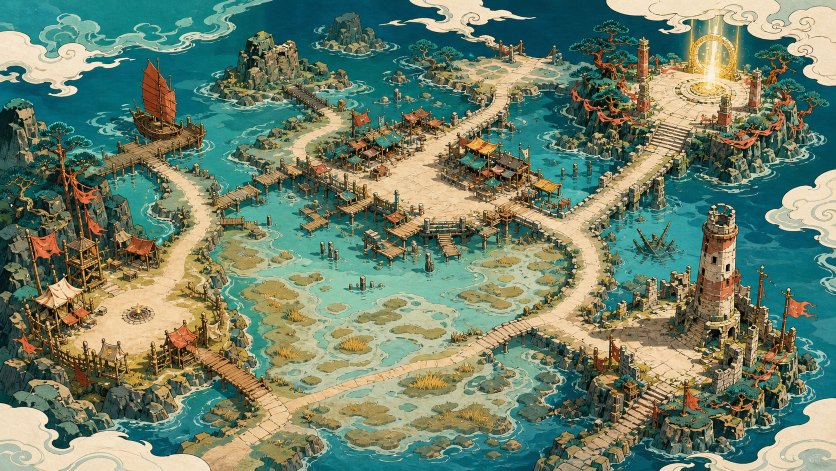
#> input picture art-source/v5/stage-01-map-master.png, 1672 x 941 px (shown at 1/2 size)
$ python build-world-tiles.py
#> lines starting #> are read from the running program, lines starting #| are printed output that depends on the picture
#!/usr/bin/env python3
"""Build versioned three-stage world tiles, terrain atlases, and boss sheets."""

from __future__ import annotations

import argparse
import importlib.util
from dataclasses import dataclass
from pathlib import Path

from PIL import Image, ImageFilter, ImageOps

WORLD_SIZE = (5120, 2880)
TILE_SIZE = (1280, 720)
OVERVIEW_SIZE = (512, 288)
GRID_COLUMNS = 4
GRID_ROWS = 4
MAP_MAX_BYTES = 700_000
OVERVIEW_MAX_BYTES = 160_000


@dataclass(frozen=True)
class StageSpec:
    directory: str
    version: str
    source: str


@dataclass(frozen=True)
class TerrainSpec:
    source: str
    output: str
    columns: int
    rows: int
    size: tuple[int, int]


STAGES = (
    StageSpec("stage-01", "v5", "stage-01-map-master.png"),
    StageSpec("stage-02", "v1", "stage-02-map-master.png"),
    StageSpec("stage-03", "v1", "stage-03-map-master.png"),
)

TERRAINS = (
    TerrainSpec("terrain-common-source.png", "terrain-common-v1.webp", 4, 2, (1536, 768)),
    TerrainSpec("terrain-stage-02-source.png", "stage-02/terrain-stage-02-v1.webp", 2, 2, (1024, 1024)),
    TerrainSpec("terrain-stage-03-source.png", "stage-03/terrain-stage-03-v1.webp", 2, 2, (1024, 1024)),
)

BOSSES = (
    ("lantern-regent-contact-source.png", "lantern-regent-anim-v1.png"),
    ("tide-tortoise-contact-source.png", "tide-tortoise-anim-v1.png"),
)


def save_webp_with_budget(
    image: Image.Image,
    output: Path,
    *,
    initial_quality: int,
    minimum_quality: int,
    maximum_bytes: int,
) -> None:
    output.parent.mkdir(parents=True, exist_ok=True)
    for quality in range(initial_quality, minimum_quality - 1, -2):
        image.save(output, "WEBP", quality=quality, method=6)
        if output.stat().st_size <= maximum_bytes:
            print(f"Wrote {output} ({image.width}x{image.height}, q={quality}, {output.stat().st_size}B)")
            return
    raise ValueError(f"{output} exceeds {maximum_bytes}B at quality {minimum_quality}")


def normalized_world(source: Path) -> Image.Image:
    with Image.open(source) as opened:
#> opened is the input picture: PIL image 1672x941 RGB; mean R, G, B 110.2, 129.4, 106.5
        image = opened.convert("RGB")
    world = ImageOps.fit(
        image,
        WORLD_SIZE,
        method=Image.Resampling.LANCZOS,
        centering=(0.5, 0.5),
    )
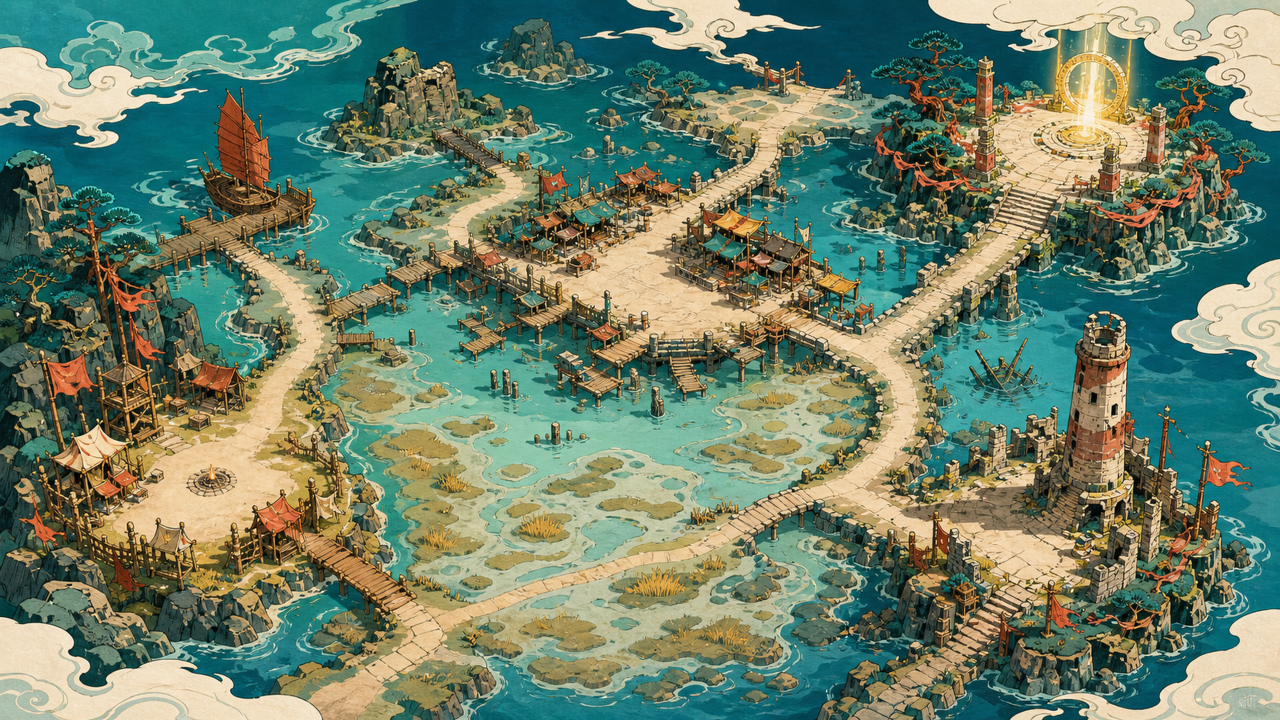
#> world: PIL image 5120x2880 RGB (shown at 1/4 size); mean R, G, B 110.2, 129.4, 106.5
    return world.filter(ImageFilter.UnsharpMask(radius=1.1, percent=108, threshold=3))


def build_stage(source_root: Path, output_root: Path, stage: StageSpec) -> None:
    world = normalized_world(source_root / stage.source)
    stage_root = output_root / stage.directory
    overview = world.resize(OVERVIEW_SIZE, Image.Resampling.LANCZOS)
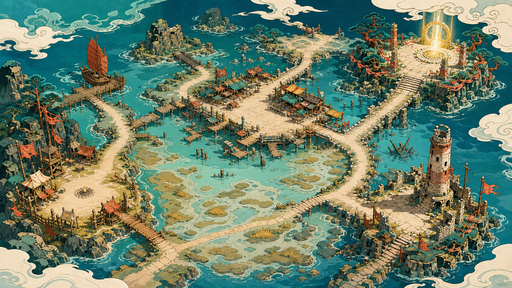
#> overview: PIL image 512x288 RGB; mean R, G, B 110.2, 129.4, 106.4
    save_webp_with_budget(
        overview,
        stage_root / f"overview-{stage.version}.webp",
        initial_quality=82,
        minimum_quality=72,
        maximum_bytes=OVERVIEW_MAX_BYTES,
    )

    for row in range(GRID_ROWS):
        for column in range(GRID_COLUMNS):
            left = column * TILE_SIZE[0]
            top = row * TILE_SIZE[1]
            tile = world.crop((left, top, left + TILE_SIZE[0], top + TILE_SIZE[1]))
            save_webp_with_budget(
                tile,
                stage_root / f"map-r{row}-c{column}-{stage.version}.webp",
                initial_quality=84,
                minimum_quality=72,
                maximum_bytes=MAP_MAX_BYTES,
            )
    world.close()


# [94 lines left out: functions cell_bounds, normalized_terrain_cell, build_terrain, load_animation_builder, build_bosses, not called in this run]


def main() -> None:
    parser = argparse.ArgumentParser()
    parser.add_argument("--project-root", type=Path, default=Path(__file__).resolve().parents[1])
    parser.add_argument("--kind", choices=("all", "maps", "terrain", "bosses"), default="all")
    parser.add_argument("--stage", choices=("all", *(stage.directory for stage in STAGES)), default="all")
    args = parser.parse_args()

    project_root = args.project_root.resolve()
    source_root = project_root / "art-source" / "v5"
    assets_root = project_root / "public" / "assets"
    world_root = assets_root / "world"

    if args.kind in ("all", "maps"):
        stages = STAGES if args.stage == "all" else tuple(
            stage for stage in STAGES if stage.directory == args.stage
        )
        for stage in stages:
            build_stage(source_root, world_root, stage)
    if args.kind in ("all", "terrain"):
        for terrain in TERRAINS:
            build_terrain(source_root, world_root, terrain)
    if args.kind in ("all", "bosses"):
        build_bosses(project_root, source_root, assets_root)


if __name__ == "__main__":
#> (the run stopped early here; a loop or call above may not have finished)
